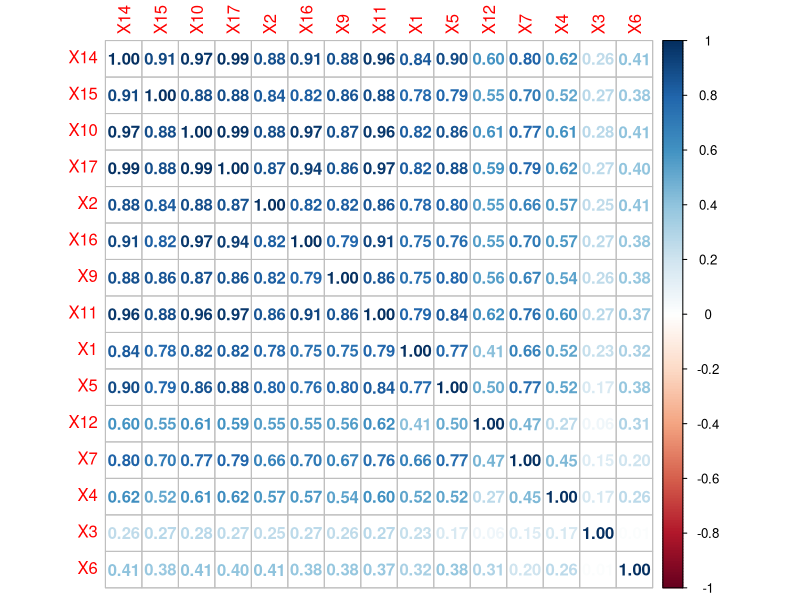
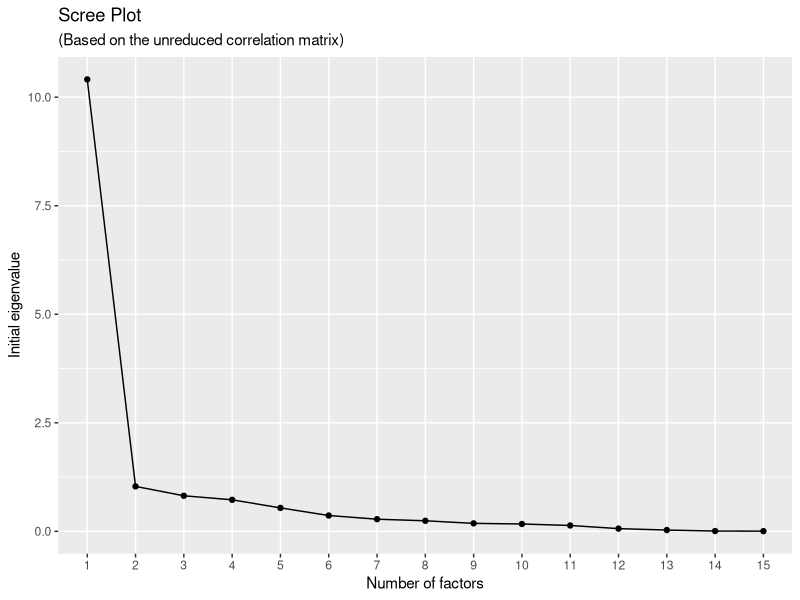
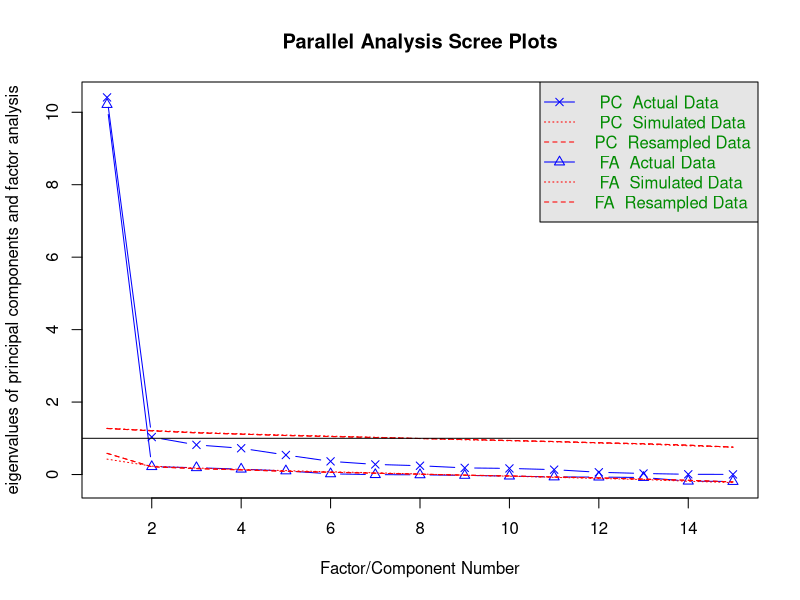
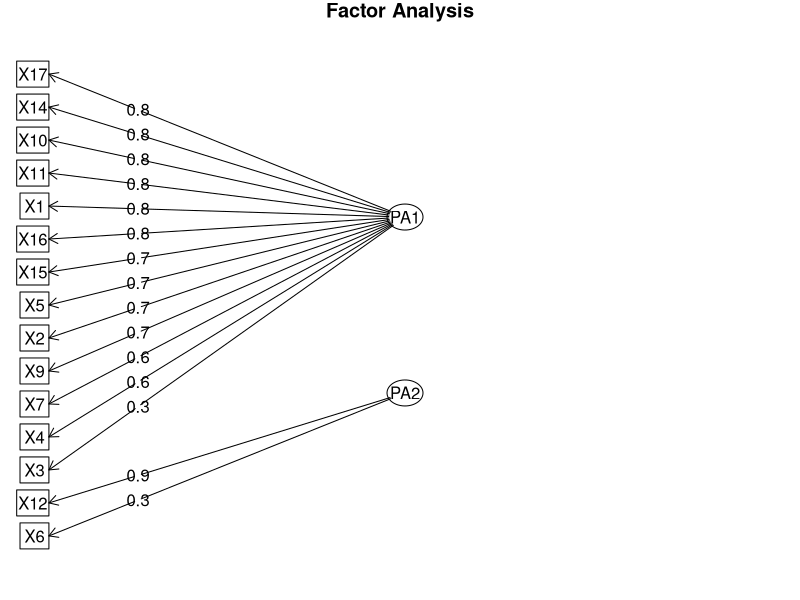
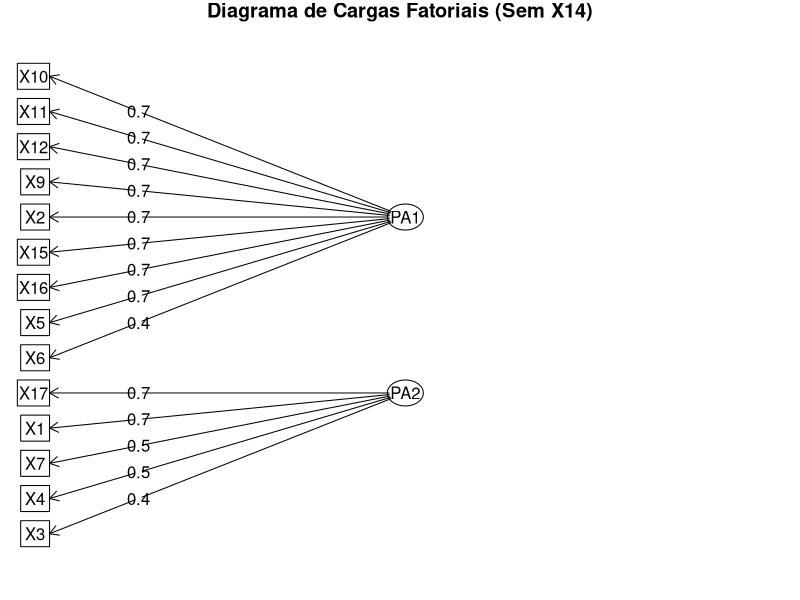

Generate these figures, in order, with R: (Note: this script raises an error after producing the figures.)
install.packages('psych')
install.packages('GPArotation')
install.packages("corrplot")
#estava com ""
install.packages('ggplot2')
install.packages('carData')
install.packages('readxl')
#estava com ""

library("readxl")
library(carData)
library("psych")
library(corrplot)
library(dplyr)
library(ggplot2)
#-------------------------------
#--Analise Fatorial (AFE) 

# 1- Carregando Dataframe 
#Base dados: arquivo '.csv' do diretorio

# 2- lendo arquivo
data_survey<-read_excel("BD_VIOLENCIA_MG_2022-3.xlsx")

describe(data_survey)
dAux<-data_survey            
#########
dim(dAux)
#describe(dAux)
summary(dAux)
head(dAux)
View(dAux)
#########

# 3- Matriz de correlação:

datamatrix <- cor(dAux)
corrplot(datamatrix, method="number")
#--------------

# 4- Teste validação KMO e Bartlett
dataX <- dAux
KMO(cor(dataX))
cortest.bartlett(dataX)
det(cor(dataX))
#-------------------


# 5- Número de fatores da A.F.
# Método Scree:
fafitfree <- fa(dataX,nfactors = ncol(dataX), rotate = "none")
n_factors <- length(fafitfree$e.values)
scree     <- data.frame(Factor_n =  as.factor(1:n_factors),Eigenvalue = fafitfree$e.values)
ggplot(scree, aes(x = Factor_n, y = Eigenvalue, group = 1)) +
  geom_point() + geom_line() +
  xlab("Number of factors") +
  ylab("Initial eigenvalue") +
  labs( title = "Scree Plot",
        subtitle = "(Based on the unreduced correlation matrix)")

# Técnica análise paralela para sequência de fatores com uma matriz de mesmo tamanho
parallel <- fa.parallel(dataX)

#vss(dataX)
#O metodo Scree e o VSS 
#nos da a entender dois fatores, ao contrario da analise paralela

#PCA do prof. no meu PC nao funcionou: deu 2 fatores
#pca.none <- principal(r=dataX, nfactors, residuals = FALSE, rotate="varimax", 
#                      +                       scores = TRUE, method = "regression")
#print(pca.none)


# IMPORTANTE! 'nfactors' recebe o nº fatores da analise paralela acima
# pode ser: 1, 2, 3, etc
# 6- Análise Fatorial usando a função ‘fa’ com o algoritmo dos eixos principais e rotação ‘Varimax’
fa.none <- fa(r=dataX,
              nfactors = 2,
              # covar = FALSE, SMC = TRUE,
              fm="pa", # type of factor analysis we want to use (“pa” is principal axis factoring)
              max.iter=100, # (50 is the default, but we have changed it to 100
              rotate="varimax") # none rotation
print(fa.none)

# 7- Grafo das matrizes com o fator carga:
fa.diagram(fa.none)
#-------------

# --- CONTINUAÇÃO DO SCRIPT ---
# APLICAÇÃO DE ANALISE FATORIAL E CLUSTERIZAÇÃO
# OBJETIVO? BASE DADOS FINAL PARA MODELO PREDITIVO

# 7.1 Isolamento do Alvo (Furto)
y_alvo <- dataX$X14
data_para_fatores <- dataX %>% select(-X14)

# 7.2 Execução da AF de Produção (Sem o X14)
# Note: usamos fm="pa" para Principal Axis Factoring
fa_final <- fa(r = data_para_fatores, 
               nfactors = 2, 
               fm = "pa", 
               rotate = "varimax", 
               scores = "regression")

# 7.3 Visualização para Definição de Nomes
# Este gráfico mostrará as setas e os coeficientes de cada X para os novos fatores
fa.diagram(fa_final, main = "Diagrama de Cargas Fatoriais (Sem X14)")

# Exibe as cargas no console para conferência numérica
print(fa_final$loadings, cutoff = 0.3) # O cutoff esconde valores baixos para facilitar a leitura

# Rodando a AF final com 2 fatores (conforme seu Scree Plot)
fa_final <- fa(r = data_para_fatores, nfactors = 2, rotate = "varimax", scores = "regression")

# 8. Criando o novo Dataset "Pronto para Machine Learning"
# Extraímos os scores (que agora representam a estrutura de criminalidade sem o X14)
df_modelagem <- as.data.frame(fa_final$scores)

names(df_modelagem)[1] <- "Indice_Violencia_e_Confronto_Geral" # Exemplo para PA1/MR1
names(df_modelagem)[2] <- "Indice_Vulnerabilidade_e_Furtos"  # Exemplo para PA2/MR2

# Adicionamos a variável alvo de volta
df_modelagem$Furto_X14 <- y_alvo

# 9. Adicionando Clusterização para enriquecer o CSV
# Vamos criar 3 perfis de cidades baseados nos fatores

#Cluster 1: Cidades com baixíssima criminalidade.

#Cluster 2: Cidades com um nível médio de criminalidade.

#Cluster 3: Cidades com alto nível de criminalidade.

set.seed(123)
clusters <- kmeans(fa_final$scores, centers = 3)
df_modelagem$Perfil_Cidade <- as.factor(clusters$cluster)

# 10. Exportando o arquivo para a Interface Shiny
write.csv(df_modelagem, "BD_PROCESSADO_PARA_SHINY.csv", row.names = FALSE)

cat("Arquivo processado com sucesso! Use 'BD_PROCESSADO_PARA_SHINY.csv' no Shiny.")

# 11 Lendo novo dataset

dataInterface<-read.csv("BD_PROCESSADO_PARA_SHINY.csv")
View(dataInterface)
